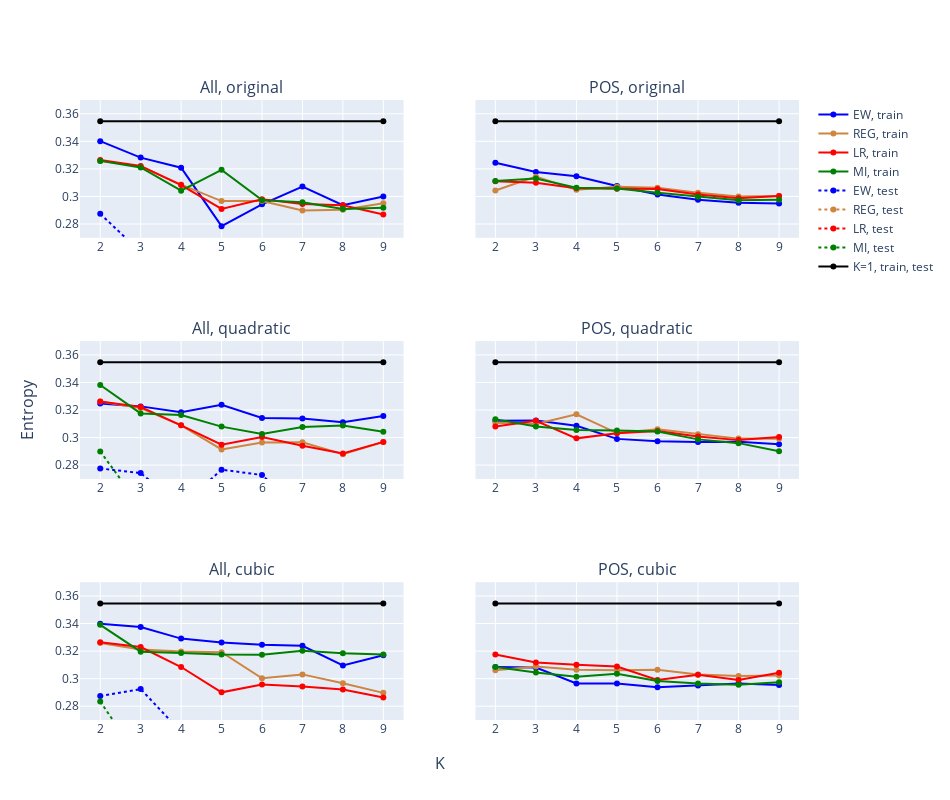

This figure's notebook cell:
### Code cell
entropy_trend(entropytrend_data)

### Figure 1 — Plotly figure (JSON) as saved in the notebook; plotly's stock layout.template omitted (floating-point values rounded to 4 significant figures)
{"data": [{"marker": {"color": "blue"}, "name": "EW, train", "showlegend": true, "type": "scatter", "x": [2, 3, 4, 5, 6, 7, 8, 9], "xaxis": "x", "y": [0.3401, 0.3282, 0.3209, 0.2784, 0.2943, 0.3072, 0.2937, 0.2999], "yaxis": "y"}, {"marker": {"color": "peru"}, "name": "REG, train", "showlegend": true, "type": "scatter", "x": [2, 3, 4, 5, 6, 7, 8, 9], "xaxis": "x", "y": [0.3258, 0.3217, 0.3086, 0.2966, 0.2967, 0.2898, 0.2904, 0.2951], "yaxis": "y"}, {"marker": {"color": "red"}, "name": "LR, train", "showlegend": true, "type": "scatter", "x": [2, 3, 4, 5, 6, 7, 8, 9], "xaxis": "x", "y": [0.3264, 0.3221, 0.3082, 0.2909, 0.298, 0.2945, 0.2936, 0.2869], "yaxis": "y"}, {"marker": {"color": "green"}, "name": "MI, train", "showlegend": true, "type": "scatter", "x": [2, 3, 4, 5, 6, 7, 8, 9], "xaxis": "x", "y": [0.3258, 0.321, 0.3042, 0.3193, 0.2973, 0.2958, 0.291, 0.2919], "yaxis": "y"}, {"line": {"dash": "dot"}, "marker": {"color": "blue"}, "name": "EW, test", "showlegend": true, "type": "scatter", "x": [2, 3, 4, 5, 6, 7, 8, 9], "xaxis": "x", "y": [0.2874, 0.2596, 0.2352, 0.2115, 0.204, 0.1984, 0.1933, 0.191], "yaxis": "y"}, {"line": {"dash": "dot"}, "marker": {"color": "peru"}, "name": "REG, test", "showlegend": true, "type": "scatter", "x": [2, 3, 4, 5, 6, 7, 8, 9], "xaxis": "x", "y": [0.2541, 0.2423, 0.2071, 0.2055, 0.2068, 0.1969, 0.1982, 0.2015], "yaxis": "y"}, {"line": {"dash": "dot"}, "marker": {"color": "red"}, "name": "LR, test", "showlegend": true, "type": "scatter", "x": [2, 3, 4, 5, 6, 7, 8, 9], "xaxis": "x", "y": [0.2601, 0.2465, 0.2314, 0.1988, 0.1926, 0.187, 0.194, 0.196], "yaxis": "y"}, {"line": {"dash": "dot"}, "marker": {"color": "green"}, "name": "MI, test", "showlegend": true, "type": "scatter", "x": [2, 3, 4, 5, 6, 7, 8, 9], "xaxis": "x", "y": [0.2522, 0.2361, 0.2156, 0.2297, 0.2132, 0.2119, 0.2003, 0.2042], "yaxis": "y"}, {"marker": {"color": "black"}, "name": "K=1, train, test", "showlegend": true, "type": "scatter", "x": [2, 9], "xaxis": "x", "y": [0.3546, 0.3546], "yaxis": "y"}, {"marker": {"color": "blue"}, "name": "EW, train", "showlegend": false, "type": "scatter", "x": [2, 3, 4, 5, 6, 7, 8, 9], "xaxis": "x3", "y": [0.3247, 0.3226, 0.3183, 0.3238, 0.3142, 0.3138, 0.3111, 0.3156], "yaxis": "y3"}, {"marker": {"color": "peru"}, "name": "REG, train", "showlegend": false, "type": "scatter", "x": [2, 3, 4, 5, 6, 7, 8, 9], "xaxis": "x3", "y": [0.3262, 0.3214, 0.3089, 0.2914, 0.2964, 0.2966, 0.2879, 0.2968], "yaxis": "y3"}, {"marker": {"color": "red"}, "name": "LR, train", "showlegend": false, "type": "scatter", "x": [2, 3, 4, 5, 6, 7, 8, 9], "xaxis": "x3", "y": [0.3262, 0.3221, 0.3089, 0.2949, 0.3005, 0.294, 0.2885, 0.2968], "yaxis": "y3"}, {"marker": {"color": "green"}, "name": "MI, train", "showlegend": false, "type": "scatter", "x": [2, 3, 4, 5, 6, 7, 8, 9], "xaxis": "x3", "y": [0.3381, 0.3175, 0.3164, 0.3079, 0.3027, 0.3076, 0.3087, 0.3043], "yaxis": "y3"}, {"line": {"dash": "dot"}, "marker": {"color": "blue"}, "name": "EW, test", "showlegend": false, "type": "scatter", "x": [2, 3, 4, 5, 6, 7, 8, 9], "xaxis": "x3", "y": [0.2776, 0.2742, 0.2504, 0.2767, 0.2728, 0.2454, 0.2006, 0.2004], "yaxis": "y3"}, {"line": {"dash": "dot"}, "marker": {"color": "peru"}, "name": "REG, test", "showlegend": false, "type": "scatter", "x": [2, 3, 4, 5, 6, 7, 8, 9], "xaxis": "x3", "y": [0.2544, 0.2455, 0.209, 0.2089, 0.2066, 0.2044, 0.1966, 0.1984], "yaxis": "y3"}, {"line": {"dash": "dot"}, "marker": {"color": "red"}, "name": "LR, test", "showlegend": false, "type": "scatter", "x": [2, 3, 4, 5, 6, 7, 8, 9], "xaxis": "x3", "y": [0.2601, 0.2433, 0.2013, 0.2004, 0.2019, 0.2014, 0.1932, 0.1941], "yaxis": "y3"}, {"line": {"dash": "dot"}, "marker": {"color": "green"}, "name": "MI, test", "showlegend": false, "type": "scatter", "x": [2, 3, 4, 5, 6, 7, 8, 9], "xaxis": "x3", "y": [0.2899, 0.2499, 0.2569, 0.2513, 0.1959, 0.1998, 0.194, 0.1953], "yaxis": "y3"}, {"marker": {"color": "black"}, "name": "K=1, train, test", "showlegend": false, "type": "scatter", "x": [2, 9], "xaxis": "x3", "y": [0.3546, 0.3546], "yaxis": "y3"}, {"marker": {"color": "blue"}, "name": "EW, train", "showlegend": false, "type": "scatter", "x": [2, 3, 4, 5, 6, 7, 8, 9], "xaxis": "x5", "y": [0.3399, 0.3375, 0.3291, 0.3263, 0.3246, 0.3239, 0.3096, 0.317], "yaxis": "y5"}, {"marker": {"color": "peru"}, "name": "REG, train", "showlegend": false, "type": "scatter", "x": [2, 3, 4, 5, 6, 7, 8, 9], "xaxis": "x5", "y": [0.3258, 0.3211, 0.3197, 0.3192, 0.3003, 0.3031, 0.2967, 0.2897], "yaxis": "y5"}, {"marker": {"color": "red"}, "name": "LR, train", "showlegend": false, "type": "scatter", "x": [2, 3, 4, 5, 6, 7, 8, 9], "xaxis": "x5", "y": [0.3264, 0.323, 0.3085, 0.2901, 0.2957, 0.2944, 0.2921, 0.2863], "yaxis": "y5"}, {"marker": {"color": "green"}, "name": "MI, train", "showlegend": false, "type": "scatter", "x": [2, 3, 4, 5, 6, 7, 8, 9], "xaxis": "x5", "y": [0.3391, 0.3196, 0.3186, 0.3175, 0.3174, 0.3202, 0.3184, 0.3176], "yaxis": "y5"}, {"line": {"dash": "dot"}, "marker": {"color": "blue"}, "name": "EW, test", "showlegend": false, "type": "scatter", "x": [2, 3, 4, 5, 6, 7, 8, 9], "xaxis": "x5", "y": [0.2874, 0.2925, 0.2613, 0.2014, 0.1991, 0.1963, 0.1933, 0.1955], "yaxis": "y5"}, {"line": {"dash": "dot"}, "marker": {"color": "peru"}, "name": "REG, test", "showlegend": false, "type": "scatter", "x": [2, 3, 4, 5, 6, 7, 8, 9], "xaxis": "x5", "y": [0.2525, 0.2447, 0.2274, 0.2296, 0.2077, 0.2301, 0.2058, 0.2008], "yaxis": "y5"}, {"line": {"dash": "dot"}, "marker": {"color": "red"}, "name": "LR, test", "showlegend": false, "type": "scatter", "x": [2, 3, 4, 5, 6, 7, 8, 9], "xaxis": "x5", "y": [0.2598, 0.2466, 0.2313, 0.2007, 0.1996, 0.1878, 0.1902, 0.1918], "yaxis": "y5"}, {"line": {"dash": "dot"}, "marker": {"color": "green"}, "name": "MI, test", "showlegend": false, "type": "scatter", "x": [2, 3, 4, 5, 6, 7, 8, 9], "xaxis": "x5", "y": [0.2833, 0.2368, 0.198, 0.1973, 0.1976, 0.1898, 0.1856, 0.1818], "yaxis": "y5"}, {"marker": {"color": "black"}, "name": "K=1, train, test", "showlegend": false, "type": "scatter", "x": [2, 9], "xaxis": "x5", "y": [0.3546, 0.3546], "yaxis": "y5"}, {"marker": {"color": "blue"}, "name": "EW, train", "showlegend": false, "type": "scatter", "x": [2, 3, 4, 5, 6, 7, 8, 9], "xaxis": "x2", "y": [0.3245, 0.3177, 0.3146, 0.3075, 0.3014, 0.2977, 0.2955, 0.2948], "yaxis": "y2"}, {"marker": {"color": "peru"}, "name": "REG, train", "showlegend": false, "type": "scatter", "x": [2, 3, 4, 5, 6, 7, 8, 9], "xaxis": "x2", "y": [0.3044, 0.3144, 0.3048, 0.307, 0.3063, 0.3027, 0.3, 0.3002], "yaxis": "y2"}, {"marker": {"color": "red"}, "name": "LR, train", "showlegend": false, "type": "scatter", "x": [2, 3, 4, 5, 6, 7, 8, 9], "xaxis": "x2", "y": [0.3111, 0.3099, 0.3059, 0.3057, 0.3054, 0.3014, 0.2987, 0.3004], "yaxis": "y2"}, {"marker": {"color": "green"}, "name": "MI, train", "showlegend": false, "type": "scatter", "x": [2, 3, 4, 5, 6, 7, 8, 9], "xaxis": "x2", "y": [0.3112, 0.313, 0.3063, 0.3057, 0.3026, 0.2998, 0.2972, 0.2977], "yaxis": "y2"}, {"line": {"dash": "dot"}, "marker": {"color": "blue"}, "name": "EW, test", "showlegend": false, "type": "scatter", "x": [2, 3, 4, 5, 6, 7, 8, 9], "xaxis": "x2", "y": [0.2539, 0.2334, 0.2329, 0.2144, 0.2112, 0.2121, 0.2104, 0.2129], "yaxis": "y2"}, {"line": {"dash": "dot"}, "marker": {"color": "peru"}, "name": "REG, test", "showlegend": false, "type": "scatter", "x": [2, 3, 4, 5, 6, 7, 8, 9], "xaxis": "x2", "y": [0.2292, 0.2266, 0.2186, 0.1991, 0.196, 0.193, 0.1921, 0.1902], "yaxis": "y2"}, {"line": {"dash": "dot"}, "marker": {"color": "red"}, "name": "LR, test", "showlegend": false, "type": "scatter", "x": [2, 3, 4, 5, 6, 7, 8, 9], "xaxis": "x2", "y": [0.2286, 0.2285, 0.2135, 0.1971, 0.1954, 0.1938, 0.1932, 0.1871], "yaxis": "y2"}, {"line": {"dash": "dot"}, "marker": {"color": "green"}, "name": "MI, test", "showlegend": false, "type": "scatter", "x": [2, 3, 4, 5, 6, 7, 8, 9], "xaxis": "x2", "y": [0.2245, 0.2107, 0.2069, 0.2053, 0.201, 0.1884, 0.1915, 0.1898], "yaxis": "y2"}, {"marker": {"color": "black"}, "name": "K=1, train, test", "showlegend": false, "type": "scatter", "x": [2, 9], "xaxis": "x2", "y": [0.3546, 0.3546], "yaxis": "y2"}, {"marker": {"color": "blue"}, "name": "EW, train", "showlegend": false, "type": "scatter", "x": [2, 3, 4, 5, 6, 7, 8, 9], "xaxis": "x4", "y": [0.3122, 0.3124, 0.3086, 0.299, 0.2973, 0.2968, 0.2969, 0.2951], "yaxis": "y4"}, {"marker": {"color": "peru"}, "name": "REG, train", "showlegend": false, "type": "scatter", "x": [2, 3, 4, 5, 6, 7, 8, 9], "xaxis": "x4", "y": [0.3107, 0.3098, 0.3169, 0.3032, 0.306, 0.3024, 0.2992, 0.2992], "yaxis": "y4"}, {"marker": {"color": "red"}, "name": "LR, train", "showlegend": false, "type": "scatter", "x": [2, 3, 4, 5, 6, 7, 8, 9], "xaxis": "x4", "y": [0.3081, 0.3122, 0.2994, 0.3031, 0.3047, 0.3008, 0.2981, 0.3003], "yaxis": "y4"}, {"marker": {"color": "green"}, "name": "MI, train", "showlegend": false, "type": "scatter", "x": [2, 3, 4, 5, 6, 7, 8, 9], "xaxis": "x4", "y": [0.3134, 0.3081, 0.3055, 0.3052, 0.3043, 0.2987, 0.2959, 0.2901], "yaxis": "y4"}, {"line": {"dash": "dot"}, "marker": {"color": "blue"}, "name": "EW, test", "showlegend": false, "type": "scatter", "x": [2, 3, 4, 5, 6, 7, 8, 9], "xaxis": "x4", "y": [0.2319, 0.2236, 0.2226, 0.2157, 0.2151, 0.2066, 0.2109, 0.2055], "yaxis": "y4"}, {"line": {"dash": "dot"}, "marker": {"color": "peru"}, "name": "REG, test", "showlegend": false, "type": "scatter", "x": [2, 3, 4, 5, 6, 7, 8, 9], "xaxis": "x4", "y": [0.2245, 0.2125, 0.1979, 0.2011, 0.1997, 0.1956, 0.1949, 0.1896], "yaxis": "y4"}, {"line": {"dash": "dot"}, "marker": {"color": "red"}, "name": "LR, test", "showlegend": false, "type": "scatter", "x": [2, 3, 4, 5, 6, 7, 8, 9], "xaxis": "x4", "y": [0.2286, 0.2286, 0.2076, 0.1996, 0.1988, 0.1958, 0.1948, 0.1921], "yaxis": "y4"}, {"line": {"dash": "dot"}, "marker": {"color": "green"}, "name": "MI, test", "showlegend": false, "type": "scatter", "x": [2, 3, 4, 5, 6, 7, 8, 9], "xaxis": "x4", "y": [0.2206, 0.2137, 0.1972, 0.1991, 0.1974, 0.2028, 0.1998, 0.1989], "yaxis": "y4"}, {"marker": {"color": "black"}, "name": "K=1, train, test", "showlegend": false, "type": "scatter", "x": [2, 9], "xaxis": "x4", "y": [0.3546, 0.3546], "yaxis": "y4"}, {"marker": {"color": "blue"}, "name": "EW, train", "showlegend": false, "type": "scatter", "x": [2, 3, 4, 5, 6, 7, 8, 9], "xaxis": "x6", "y": [0.3085, 0.3081, 0.2965, 0.2965, 0.2937, 0.2951, 0.2966, 0.2955], "yaxis": "y6"}, {"marker": {"color": "peru"}, "name": "REG, train", "showlegend": false, "type": "scatter", "x": [2, 3, 4, 5, 6, 7, 8, 9], "xaxis": "x6", "y": [0.306, 0.3088, 0.3065, 0.3061, 0.3064, 0.303, 0.3019, 0.3023], "yaxis": "y6"}, {"marker": {"color": "red"}, "name": "LR, train", "showlegend": false, "type": "scatter", "x": [2, 3, 4, 5, 6, 7, 8, 9], "xaxis": "x6", "y": [0.3175, 0.3117, 0.31, 0.3088, 0.299, 0.3028, 0.2991, 0.3043], "yaxis": "y6"}, {"marker": {"color": "green"}, "name": "MI, train", "showlegend": false, "type": "scatter", "x": [2, 3, 4, 5, 6, 7, 8, 9], "xaxis": "x6", "y": [0.3085, 0.3045, 0.3013, 0.3035, 0.2984, 0.2965, 0.2955, 0.2973], "yaxis": "y6"}, {"line": {"dash": "dot"}, "marker": {"color": "blue"}, "name": "EW, test", "showlegend": false, "type": "scatter", "x": [2, 3, 4, 5, 6, 7, 8, 9], "xaxis": "x6", "y": [0.2219, 0.2081, 0.2057, 0.2026, 0.2022, 0.1985, 0.1876, 0.1839], "yaxis": "y6"}, {"line": {"dash": "dot"}, "marker": {"color": "peru"}, "name": "REG, test", "showlegend": false, "type": "scatter", "x": [2, 3, 4, 5, 6, 7, 8, 9], "xaxis": "x6", "y": [0.2205, 0.2184, 0.2026, 0.2004, 0.1991, 0.1968, 0.1958, 0.1952], "yaxis": "y6"}, {"line": {"dash": "dot"}, "marker": {"color": "red"}, "name": "LR, test", "showlegend": false, "type": "scatter", "x": [2, 3, 4, 5, 6, 7, 8, 9], "xaxis": "x6", "y": [0.2282, 0.213, 0.211, 0.1942, 0.2013, 0.1912, 0.1907, 0.1883], "yaxis": "y6"}, {"line": {"dash": "dot"}, "marker": {"color": "green"}, "name": "MI, test", "showlegend": false, "type": "scatter", "x": [2, 3, 4, 5, 6, 7, 8, 9], "xaxis": "x6", "y": [0.2219, 0.208, 0.2087, 0.2061, 0.1944, 0.1923, 0.1922, 0.1916], "yaxis": "y6"}, {"marker": {"color": "black"}, "name": "K=1, train, test", "showlegend": false, "type": "scatter", "x": [2, 9], "xaxis": "x6", "y": [0.3546, 0.3546], "yaxis": "y6"}], "layout": {"annotations": [{"font": {"size": 16}, "showarrow": false, "text": "All, original", "x": 0.225, "xanchor": "center", "xref": "paper", "y": 1, "yanchor": "bottom", "yref": "paper"}, {"font": {"size": 16}, "showarrow": false, "text": "POS, original", "x": 0.775, "xanchor": "center", "xref": "paper", "y": 1, "yanchor": "bottom", "yref": "paper"}, {"font": {"size": 16}, "showarrow": false, "text": "All, quadratic", "x": 0.225, "xanchor": "center", "xref": "paper", "y": 0.6111, "yanchor": "bottom", "yref": "paper"}, {"font": {"size": 16}, "showarrow": false, "text": "POS, quadratic", "x": 0.775, "xanchor": "center", "xref": "paper", "y": 0.6111, "yanchor": "bottom", "yref": "paper"}, {"font": {"size": 16}, "showarrow": false, "text": "All, cubic", "x": 0.225, "xanchor": "center", "xref": "paper", "y": 0.2222, "yanchor": "bottom", "yref": "paper"}, {"font": {"size": 16}, "showarrow": false, "text": "POS, cubic", "x": 0.775, "xanchor": "center", "xref": "paper", "y": 0.2222, "yanchor": "bottom", "yref": "paper"}, {"font": {"size": 16}, "showarrow": false, "text": "K", "x": 0.5, "xanchor": "center", "xref": "paper", "y": 0, "yanchor": "top", "yref": "paper", "yshift": -30}, {"font": {"size": 16}, "showarrow": false, "text": "Entropy", "textangle": -90, "x": 0, "xanchor": "right", "xref": "paper", "xshift": -40, "y": 0.5, "yanchor": "middle", "yref": "paper"}], "height": 800, "width": 950, "xaxis": {"anchor": "y", "domain": [0, 0.45], "dtick": 1, "range": [1.5, 9.5]}, "xaxis2": {"anchor": "y2", "domain": [0.55, 1], "dtick": 1}, "xaxis3": {"anchor": "y3", "domain": [0, 0.45], "dtick": 1, "range": [1.5, 9.5]}, "xaxis4": {"anchor": "y4", "domain": [0.55, 1], "dtick": 1}, "xaxis5": {"anchor": "y5", "domain": [0, 0.45], "dtick": 1, "range": [1.5, 9.5]}, "xaxis6": {"anchor": "y6", "domain": [0.55, 1], "dtick": 1}, "yaxis": {"anchor": "x", "domain": [0.7778, 1], "dtick": 0.02, "range": [0.27, 0.37]}, "yaxis2": {"anchor": "x2", "domain": [0.7778, 1], "dtick": 0.02, "matches": "y", "showticklabels": false}, "yaxis3": {"anchor": "x3", "domain": [0.3889, 0.6111], "dtick": 0.02, "range": [0.27, 0.37]}, "yaxis4": {"anchor": "x4", "domain": [0.3889, 0.6111], "dtick": 0.02, "matches": "y3", "showticklabels": false}, "yaxis5": {"anchor": "x5", "domain": [0, 0.2222], "dtick": 0.02, "range": [0.27, 0.37]}, "yaxis6": {"anchor": "x6", "domain": [0, 0.2222], "dtick": 0.02, "matches": "y5", "showticklabels": false}}}
